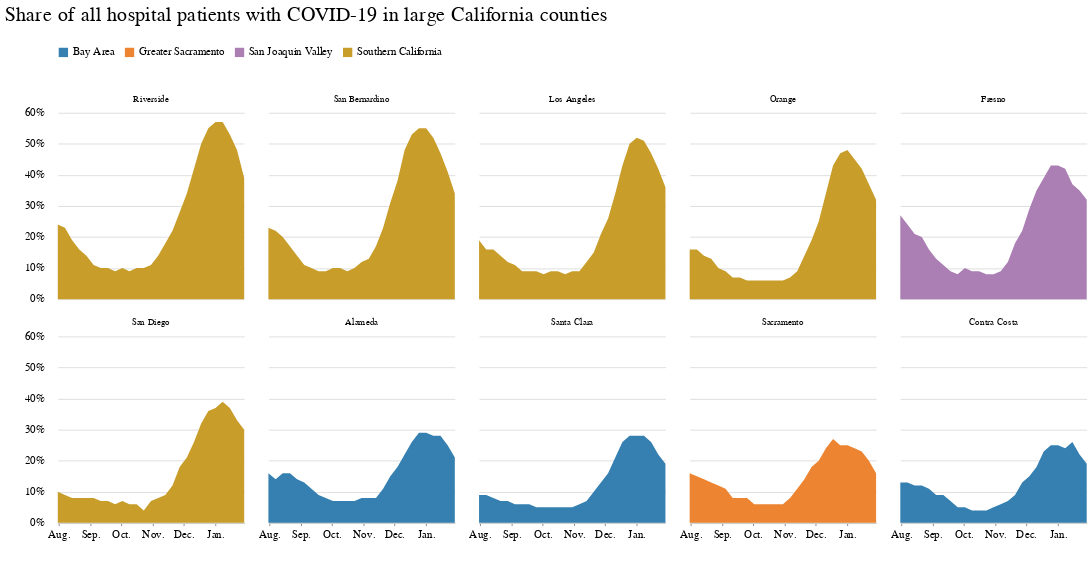

The cell this chart's notebook holds for it:
### Code cell
chart = (
    alt.Chart(big_counties_grouped)
    .mark_area()
    .encode(
        x=alt.X(
            "week:T", axis=alt.Axis(grid=False, format="%b.", title=" ", tickCount=4)
        ),
        y=alt.Y(
            "covid_patients_share",
            title=" ",
            axis=alt.Axis(
                format="%",
                title="",
                tickCount=5,
                gridColor="#dddddd",
                offset=6,
                tickSize=0,
                domainOpacity=0,
            ),
        ),
        facet=alt.Facet(
            "county",
            columns=5,
            title=" ",
            sort=alt.EncodingSortField(
                "covid_patients_share", op="max", order="descending"
            ),
        ),
        color=alt.Color("region", legend=alt.Legend(orient="top", title=" ")),
    )
    .properties(
        width=200,
        height=200,
        title="Share of all hospital patients with COVID-19 in large California counties",
    )
)

chart.configure_view(strokeOpacity=0)

### Figure 1 — Vega-Lite specification as saved in the notebook (floating-point values rounded to 4 significant figures; data arrays with more than 128 entries replaced by an {"elided": "..."} marker saying what was removed)
{"config": {"view": {"width": 800, "height": 450, "strokeOpacity": 0}, "background": "#ffffff", "title": {"anchor": "start", "font": "Benton Gothic Bold, sans", "fontColor": "#000000", "fontSize": 22, "fontWeight": "normal"}, "arc": {"fill": "#82c6df"}, "area": {"fill": "#82c6df"}, "line": {"stroke": "#82c6df", "strokeWidth": 3}, "path": {"stroke": "#82c6df"}, "rect": {"fill": "#82c6df"}, "shape": {"stroke": "#82c6df"}, "bar": {"fill": "#82c6df"}, "point": {"stroke": "#82c6df"}, "symbol": {"fill": "#82c6df", "size": 30}, "axis": {"titleFont": "Benton Gothic Bold, sans", "titleFontSize": 13, "titleFontWeight": "normal", "labelFont": "Benton Gothic, sans", "labelFontSize": 11.5, "labelFontWeight": "normal"}, "axisX": {"labelAngle": 0, "labelPadding": 4, "tickSize": 3}, "axisY": {"labelBaseline": "middle", "maxExtent": 45, "minExtent": 45, "tickSize": 2, "titleAlign": "left", "titleAngle": 0, "titleX": -45, "titleY": -11}, "legend": {"titleFont": "Benton Gothic Bold, sans", "titleFontSize": 13, "titleFontWeight": "normal", "symbolType": "square", "labelFont": "Benton Gothic, sans", "labelFontSize": 11.5}, "range": {"category": ["#3580b1", "#ec8431", "#ab7fb4", "#c89d29", "#adc839", "#829eb1"], "diverging": ["#e68a4f", "#f4bb6a", "#f9e39c", "#dadfe2", "#a6b7c6", "#849eae"], "heatmap": ["#fbf2c7", "#f9e39c", "#f8d36e", "#f4bb6a", "#e68a4f", "#d15a40", "#ab4232"], "ordinal": ["#fbf2c7", "#f9e39c", "#f8d36e", "#f4bb6a", "#e68a4f", "#d15a40", "#ab4232"], "ramp": ["#fbf2c7", "#f9e39c", "#f8d36e", "#f4bb6a", "#e68a4f", "#d15a40", "#ab4232"]}}, "data": {"name": "data-e4c7e781d62d1f6b992b1f55e3b9e02c"}, "mark": "area", "encoding": {"color": {"type": "nominal", "field": "region", "legend": {"orient": "top", "title": " "}}, "facet": {"type": "nominal", "columns": 5, "field": "county", "sort": {"field": "covid_patients_share", "op": "max", "order": "descending"}, "title": " "}, "x": {"type": "temporal", "axis": {"format": "%b.", "grid": false, "tickCount": 4, "title": " "}, "field": "week"}, "y": {"type": "quantitative", "axis": {"domainOpacity": 0, "format": "%", "gridColor": "#dddddd", "offset": 6, "tickCount": 5, "tickSize": 0, "title": ""}, "field": "covid_patients_share", "title": " "}}, "height": 200, "title": "Share of all hospital patients with COVID-19 in large California counties", "width": 200, "$schema": "https://vega.github.io/schema/vega-lite/v4.8.1.json", "datasets": {"data-e4c7e781d62d1f6b992b1f55e3b9e02c": {"elided": "270 records"}}}
